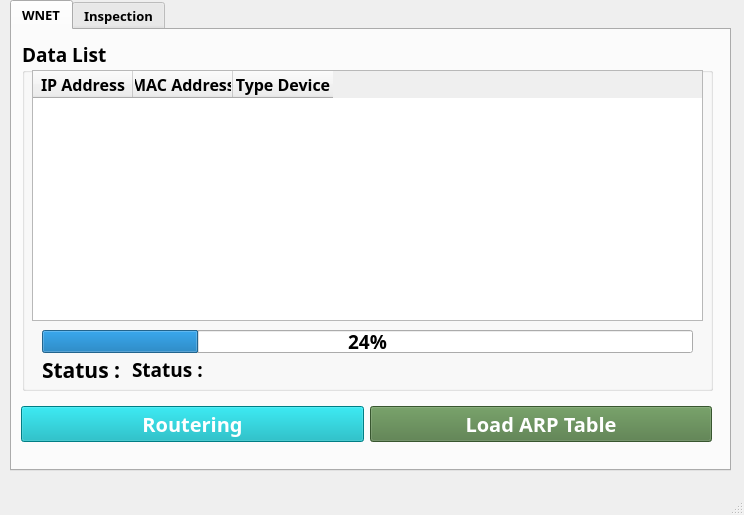
<?xml version="1.0" encoding="UTF-8"?>
<ui version="4.0">
 <class>MainWindow</class>
 <widget class="QMainWindow" name="MainWindow">
  <property name="geometry">
   <rect>
    <x>0</x>
    <y>0</y>
    <width>744</width>
    <height>515</height>
   </rect>
  </property>
  <property name="minimumSize">
   <size>
    <width>744</width>
    <height>515</height>
   </size>
  </property>
  <property name="maximumSize">
   <size>
    <width>744</width>
    <height>515</height>
   </size>
  </property>
  <property name="windowTitle">
   <string>MainWindow</string>
  </property>
  <property name="iconSize">
   <size>
    <width>153</width>
    <height>18</height>
   </size>
  </property>
  <widget class="QWidget" name="centralwidget">
   <widget class="QTabWidget" name="tabWidget">
    <property name="geometry">
     <rect>
      <x>10</x>
      <y>0</y>
      <width>721</width>
      <height>471</height>
     </rect>
    </property>
    <property name="font">
     <font>
      <family>SCG</family>
      <pointsize>10</pointsize>
      <weight>75</weight>
      <bold>true</bold>
     </font>
    </property>
    <property name="tabShape">
     <enum>QTabWidget::Rounded</enum>
    </property>
    <property name="currentIndex">
     <number>0</number>
    </property>
    <property name="tabsClosable">
     <bool>false</bool>
    </property>
    <property name="movable">
     <bool>false</bool>
    </property>
    <property name="tabBarAutoHide">
     <bool>false</bool>
    </property>
    <widget class="QWidget" name="tab_2">
     <attribute name="title">
      <string>WNET</string>
     </attribute>
     <widget class="QGroupBox" name="groupBox_4">
      <property name="geometry">
       <rect>
        <x>10</x>
        <y>10</y>
        <width>691</width>
        <height>351</height>
       </rect>
      </property>
      <property name="font">
       <font>
        <pointsize>14</pointsize>
       </font>
      </property>
      <property name="title">
       <string>Data List</string>
      </property>
      <widget class="QTableWidget" name="arp_tableWidget">
       <property name="geometry">
        <rect>
         <x>10</x>
         <y>30</y>
         <width>671</width>
         <height>251</height>
        </rect>
       </property>
       <property name="font">
        <font>
         <family>SCG</family>
         <pointsize>12</pointsize>
         <weight>75</weight>
         <bold>true</bold>
        </font>
       </property>
       <property name="horizontalScrollBarPolicy">
        <enum>Qt::ScrollBarAlwaysOff</enum>
       </property>
       <column>
        <property name="text">
         <string>IP Address</string>
        </property>
       </column>
       <column>
        <property name="text">
         <string>MAC Address</string>
        </property>
       </column>
       <column>
        <property name="text">
         <string>Type Device</string>
        </property>
       </column>
      </widget>
      <widget class="QLabel" name="label_3">
       <property name="geometry">
        <rect>
         <x>20</x>
         <y>320</y>
         <width>81</width>
         <height>19</height>
        </rect>
       </property>
       <property name="font">
        <font>
         <pointsize>16</pointsize>
         <weight>75</weight>
         <bold>true</bold>
         <stylestrategy>PreferDefault</stylestrategy>
        </font>
       </property>
       <property name="text">
        <string>Status :</string>
       </property>
      </widget>
      <widget class="QLabel" name="arp_stat_label">
       <property name="geometry">
        <rect>
         <x>110</x>
         <y>320</y>
         <width>541</width>
         <height>19</height>
        </rect>
       </property>
       <property name="font">
        <font>
         <weight>75</weight>
         <bold>true</bold>
         <stylestrategy>PreferAntialias</stylestrategy>
        </font>
       </property>
       <property name="text">
        <string>Status :</string>
       </property>
      </widget>
      <widget class="QProgressBar" name="progressBar">
       <property name="geometry">
        <rect>
         <x>20</x>
         <y>290</y>
         <width>651</width>
         <height>23</height>
        </rect>
       </property>
       <property name="maximumSize">
        <size>
         <width>16777213</width>
         <height>16777215</height>
        </size>
       </property>
       <property name="font">
        <font>
         <stylestrategy>PreferAntialias</stylestrategy>
        </font>
       </property>
       <property name="locale">
        <locale language="English" country="UnitedStates"/>
       </property>
       <property name="value">
        <number>24</number>
       </property>
       <property name="alignment">
        <set>Qt::AlignCenter</set>
       </property>
       <property name="textVisible">
        <bool>true</bool>
       </property>
       <property name="invertedAppearance">
        <bool>false</bool>
       </property>
      </widget>
     </widget>
     <widget class="QWidget" name="horizontalLayoutWidget_2">
      <property name="geometry">
       <rect>
        <x>9</x>
        <y>369</y>
        <width>691</width>
        <height>51</height>
       </rect>
      </property>
      <layout class="QHBoxLayout" name="horizontalLayout_2">
       <item>
        <widget class="QPushButton" name="scan_ip_butt">
         <property name="font">
          <font>
           <family>SCG</family>
           <pointsize>15</pointsize>
           <weight>75</weight>
           <bold>true</bold>
          </font>
         </property>
         <property name="styleSheet">
          <string notr="true">background-color : #00B0BA ; color : white;</string>
         </property>
         <property name="text">
          <string>Routering</string>
         </property>
        </widget>
       </item>
       <item>
        <widget class="QPushButton" name="arp_butt">
         <property name="font">
          <font>
           <family>SCG</family>
           <pointsize>15</pointsize>
           <weight>75</weight>
           <bold>true</bold>
          </font>
         </property>
         <property name="styleSheet">
          <string notr="true">background-color : #4F7942 ; color : white;</string>
         </property>
         <property name="text">
          <string>Load ARP Table</string>
         </property>
        </widget>
       </item>
      </layout>
     </widget>
    </widget>
    <widget class="QWidget" name="tab">
     <attribute name="title">
      <string>Inspection</string>
     </attribute>
     <widget class="QLabel" name="label">
      <property name="geometry">
       <rect>
        <x>12</x>
        <y>20</y>
        <width>141</width>
        <height>16</height>
       </rect>
      </property>
      <property name="maximumSize">
       <size>
        <width>16777215</width>
        <height>16777215</height>
       </size>
      </property>
      <property name="font">
       <font>
        <family>SCG</family>
        <pointsize>12</pointsize>
        <weight>75</weight>
        <bold>true</bold>
       </font>
      </property>
      <property name="text">
       <string>Edge IP Address</string>
      </property>
     </widget>
     <widget class="QLabel" name="label_2">
      <property name="geometry">
       <rect>
        <x>270</x>
        <y>20</y>
        <width>171</width>
        <height>16</height>
       </rect>
      </property>
      <property name="maximumSize">
       <size>
        <width>16777215</width>
        <height>16777215</height>
       </size>
      </property>
      <property name="font">
       <font>
        <family>SCG</family>
        <pointsize>12</pointsize>
        <weight>75</weight>
        <bold>true</bold>
       </font>
      </property>
      <property name="text">
       <string>Password (Optional)</string>
      </property>
     </widget>
     <widget class="QLineEdit" name="edge_pass_op">
      <property name="geometry">
       <rect>
        <x>270</x>
        <y>40</y>
        <width>161</width>
        <height>31</height>
       </rect>
      </property>
      <property name="maximumSize">
       <size>
        <width>16777215</width>
        <height>16777215</height>
       </size>
      </property>
      <property name="font">
       <font>
        <family>SCG</family>
        <pointsize>12</pointsize>
       </font>
      </property>
     </widget>
     <widget class="QGroupBox" name="groupBox">
      <property name="geometry">
       <rect>
        <x>10</x>
        <y>140</y>
        <width>681</width>
        <height>301</height>
       </rect>
      </property>
      <property name="font">
       <font>
        <family>SCG</family>
        <pointsize>12</pointsize>
        <weight>75</weight>
        <bold>true</bold>
       </font>
      </property>
      <property name="title">
       <string>Results</string>
      </property>
      <widget class="QTableWidget" name="inspec_tableWidget">
       <property name="geometry">
        <rect>
         <x>10</x>
         <y>30</y>
         <width>311</width>
         <height>261</height>
        </rect>
       </property>
       <property name="font">
        <font>
         <family>SCG</family>
         <pointsize>12</pointsize>
         <weight>75</weight>
         <bold>true</bold>
        </font>
       </property>
       <row>
        <property name="text">
         <string>MAC ID</string>
        </property>
       </row>
       <row>
        <property name="text">
         <string>ThingName</string>
        </property>
       </row>
       <row>
        <property name="text">
         <string>WiFi</string>
        </property>
       </row>
       <row>
        <property name="text">
         <string>Storage</string>
        </property>
       </row>
       <row>
        <property name="text">
         <string>Docker (N)</string>
        </property>
       </row>
       <column>
        <property name="text">
         <string>Results</string>
        </property>
       </column>
      </widget>
      <widget class="QGroupBox" name="groupBox_2">
       <property name="geometry">
        <rect>
         <x>330</x>
         <y>10</y>
         <width>341</width>
         <height>281</height>
        </rect>
       </property>
       <property name="title">
        <string>Docker</string>
       </property>
       <widget class="QTextEdit" name="docker_list">
        <property name="geometry">
         <rect>
          <x>10</x>
          <y>20</y>
          <width>321</width>
          <height>251</height>
         </rect>
        </property>
        <property name="font">
         <font>
          <pointsize>12</pointsize>
         </font>
        </property>
        <property name="styleSheet">
         <string notr="true">background-color : black ; color : #7CFC00 ;</string>
        </property>
       </widget>
       <widget class="QLabel" name="label_4">
        <property name="geometry">
         <rect>
          <x>230</x>
          <y>220</y>
          <width>101</width>
          <height>41</height>
         </rect>
        </property>
        <property name="styleSheet">
         <string notr="true">image :url(:/newPrefix/ALDasddd.png)</string>
        </property>
        <property name="text">
         <string/>
        </property>
       </widget>
      </widget>
     </widget>
     <widget class="QGroupBox" name="groupBox_3">
      <property name="geometry">
       <rect>
        <x>10</x>
        <y>80</y>
        <width>411</width>
        <height>61</height>
       </rect>
      </property>
      <property name="font">
       <font>
        <family>SCG</family>
        <pointsize>12</pointsize>
        <weight>75</weight>
        <bold>true</bold>
       </font>
      </property>
      <property name="title">
       <string>Status</string>
      </property>
      <widget class="QLabel" name="ssh_stat_label">
       <property name="geometry">
        <rect>
         <x>10</x>
         <y>30</y>
         <width>391</width>
         <height>19</height>
        </rect>
       </property>
       <property name="font">
        <font>
         <weight>75</weight>
         <bold>true</bold>
        </font>
       </property>
       <property name="text">
        <string>Status :</string>
       </property>
      </widget>
     </widget>
     <widget class="QComboBox" name="edge_ip_comb">
      <property name="geometry">
       <rect>
        <x>10</x>
        <y>40</y>
        <width>250</width>
        <height>31</height>
       </rect>
      </property>
     </widget>
     <widget class="QWidget" name="horizontalLayoutWidget">
      <property name="geometry">
       <rect>
        <x>440</x>
        <y>40</y>
        <width>261</width>
        <height>31</height>
       </rect>
      </property>
      <layout class="QHBoxLayout" name="horizontalLayout">
       <item>
        <widget class="QPushButton" name="ssh_butt">
         <property name="maximumSize">
          <size>
           <width>16777215</width>
           <height>16777215</height>
          </size>
         </property>
         <property name="font">
          <font>
           <family>SCG</family>
           <pointsize>14</pointsize>
           <weight>75</weight>
           <bold>true</bold>
          </font>
         </property>
         <property name="styleSheet">
          <string notr="true"/>
         </property>
         <property name="text">
          <string>🐧</string>
         </property>
        </widget>
       </item>
       <item>
        <widget class="QPushButton" name="rst_butt">
         <property name="maximumSize">
          <size>
           <width>16777215</width>
           <height>16777215</height>
          </size>
         </property>
         <property name="font">
          <font>
           <family>SCG</family>
           <pointsize>14</pointsize>
           <weight>75</weight>
           <bold>true</bold>
          </font>
         </property>
         <property name="styleSheet">
          <string notr="true"/>
         </property>
         <property name="text">
          <string>🔄</string>
         </property>
        </widget>
       </item>
       <item>
        <widget class="QPushButton" name="shd_butt">
         <property name="maximumSize">
          <size>
           <width>16777215</width>
           <height>16777215</height>
          </size>
         </property>
         <property name="font">
          <font>
           <family>SCG</family>
           <pointsize>14</pointsize>
           <weight>75</weight>
           <bold>true</bold>
          </font>
         </property>
         <property name="styleSheet">
          <string notr="true"/>
         </property>
         <property name="text">
          <string>⭕</string>
         </property>
        </widget>
       </item>
      </layout>
     </widget>
     <widget class="QLabel" name="label_7">
      <property name="geometry">
       <rect>
        <x>620</x>
        <y>20</y>
        <width>81</width>
        <height>21</height>
       </rect>
      </property>
      <property name="font">
       <font>
        <family>SCG</family>
        <pointsize>12</pointsize>
        <weight>75</weight>
        <bold>true</bold>
       </font>
      </property>
      <property name="autoFillBackground">
       <bool>false</bool>
      </property>
      <property name="styleSheet">
       <string notr="true">text-align: center;</string>
      </property>
      <property name="text">
       <string>Shutdown</string>
      </property>
     </widget>
     <widget class="QLabel" name="label_5">
      <property name="geometry">
       <rect>
        <x>540</x>
        <y>20</y>
        <width>61</width>
        <height>21</height>
       </rect>
      </property>
      <property name="font">
       <font>
        <family>SCG</family>
        <pointsize>12</pointsize>
        <weight>75</weight>
        <bold>true</bold>
       </font>
      </property>
      <property name="autoFillBackground">
       <bool>false</bool>
      </property>
      <property name="styleSheet">
       <string notr="true">text-align: center;</string>
      </property>
      <property name="text">
       <string>Reboot</string>
      </property>
     </widget>
     <widget class="QLabel" name="label_6">
      <property name="geometry">
       <rect>
        <x>460</x>
        <y>20</y>
        <width>31</width>
        <height>21</height>
       </rect>
      </property>
      <property name="font">
       <font>
        <family>SCG</family>
        <pointsize>12</pointsize>
        <weight>75</weight>
        <bold>true</bold>
        <stylestrategy>PreferAntialias</stylestrategy>
       </font>
      </property>
      <property name="autoFillBackground">
       <bool>false</bool>
      </property>
      <property name="styleSheet">
       <string notr="true">text-align: center;</string>
      </property>
      <property name="text">
       <string>SSH</string>
      </property>
     </widget>
    </widget>
   </widget>
  </widget>
  <widget class="QMenuBar" name="menubar">
   <property name="geometry">
    <rect>
     <x>0</x>
     <y>0</y>
     <width>744</width>
     <height>18</height>
    </rect>
   </property>
  </widget>
  <widget class="QStatusBar" name="statusbar"/>
 </widget>
 <resources>
  <include location="WODE.qrc"/>
 </resources>
 <connections/>
</ui>
